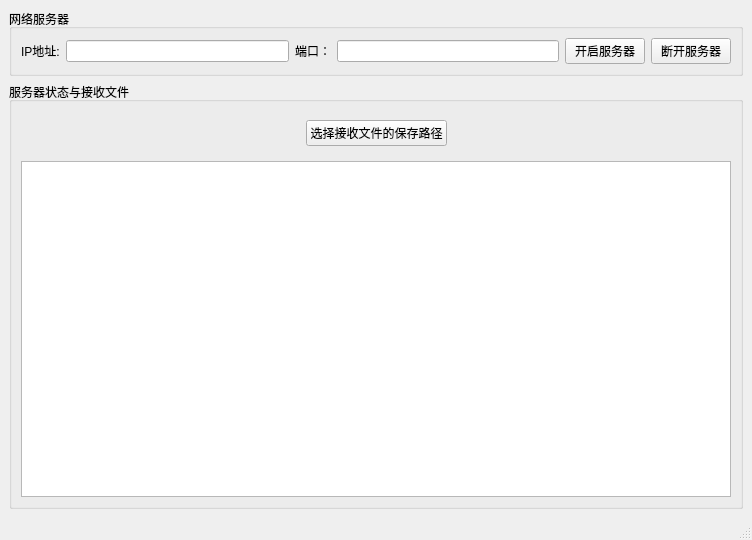
<?xml version="1.0" encoding="UTF-8"?>
<ui version="4.0">
 <class>MainWindow</class>
 <widget class="QMainWindow" name="MainWindow">
  <property name="geometry">
   <rect>
    <x>0</x>
    <y>0</y>
    <width>752</width>
    <height>540</height>
   </rect>
  </property>
  <property name="windowTitle">
   <string>MainWindow</string>
  </property>
  <widget class="QWidget" name="centralwidget">
   <layout class="QVBoxLayout" name="verticalLayout_2">
    <item>
     <widget class="QGroupBox" name="groupBox">
      <property name="title">
       <string>网络服务器</string>
      </property>
      <layout class="QHBoxLayout" name="horizontalLayout">
       <item>
        <widget class="QLabel" name="label_2">
         <property name="text">
          <string>IP地址:</string>
         </property>
        </widget>
       </item>
       <item>
        <widget class="QLineEdit" name="lineEditIP"/>
       </item>
       <item>
        <widget class="QLabel" name="label">
         <property name="text">
          <string>端口：</string>
         </property>
        </widget>
       </item>
       <item>
        <widget class="QLineEdit" name="lineEditPort"/>
       </item>
       <item>
        <widget class="QPushButton" name="pushButtonSetListen">
         <property name="text">
          <string>开启服务器</string>
         </property>
        </widget>
       </item>
       <item>
        <widget class="QPushButton" name="pushButtonCloseServer">
         <property name="text">
          <string>断开服务器</string>
         </property>
        </widget>
       </item>
      </layout>
     </widget>
    </item>
    <item>
     <widget class="QGroupBox" name="groupBox_2">
      <property name="title">
       <string>服务器状态与接收文件</string>
      </property>
      <layout class="QVBoxLayout" name="verticalLayout">
       <item>
        <widget class="QWidget" name="widget" native="true">
         <layout class="QHBoxLayout" name="horizontalLayout_2">
          <item>
           <spacer name="horizontalSpacer">
            <property name="orientation">
             <enum>Qt::Horizontal</enum>
            </property>
            <property name="sizeHint" stdset="0">
             <size>
              <width>269</width>
              <height>20</height>
             </size>
            </property>
           </spacer>
          </item>
          <item>
           <widget class="QPushButton" name="pushButton">
            <property name="text">
             <string>选择接收文件的保存路径</string>
            </property>
           </widget>
          </item>
          <item>
           <spacer name="horizontalSpacer_2">
            <property name="orientation">
             <enum>Qt::Horizontal</enum>
            </property>
            <property name="sizeHint" stdset="0">
             <size>
              <width>269</width>
              <height>20</height>
             </size>
            </property>
           </spacer>
          </item>
         </layout>
        </widget>
       </item>
       <item>
        <widget class="QTextBrowser" name="textBrowserData"/>
       </item>
      </layout>
     </widget>
    </item>
   </layout>
  </widget>
  <widget class="QMenuBar" name="menubar">
   <property name="geometry">
    <rect>
     <x>0</x>
     <y>0</y>
     <width>752</width>
     <height>21</height>
    </rect>
   </property>
  </widget>
  <widget class="QStatusBar" name="statusbar"/>
 </widget>
 <resources/>
 <connections/>
</ui>
